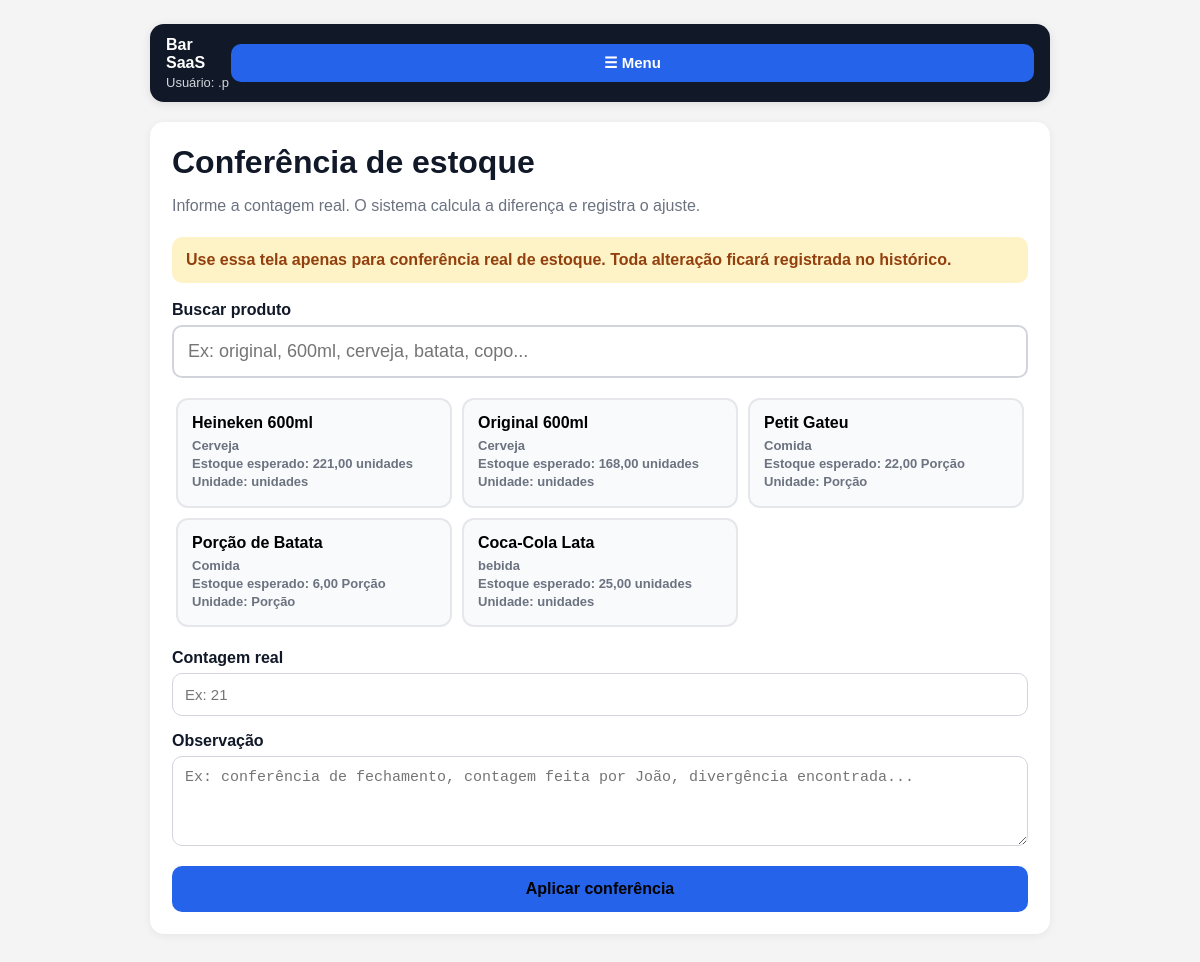
The app's page /estoque/conferencia/ (signed in) with its own data.
### products/models.py (models this page shows, shortened)
class Product(models.Model):
    PRODUCT_TYPES = [
        ("sale", "Produto de venda"),
        ("internal_use", "Uso interno"),
        ("both", "Venda e uso interno"),
    ]
    company = models.ForeignKey(Company, on_delete=models.CASCADE)
    name = models.CharField(max_length=120)
    category = models.CharField(max_length=80, blank=True, null=True)
    product_type = models.CharField(max_length=30, choices=PRODUCT_TYPES, default="sale")
    unit = models.ForeignKey(Unit, on_delete=models.PROTECT)
    sale_price = models.DecimalField(
        max_digits=10,
        decimal_places=2,
        default=0,
        help_text="Preço cobrado por unidade vendida. Exemplo: R$ 28 por porção.",
    )
    active = models.BooleanField(default=True)
    minimum_quantity = models.DecimalField(
        max_digits=10,
        decimal_places=2,
        default=0,
        help_text="Quantidade mínima para alerta de estoque baixo.",
    )
    created_at = models.DateTimeField(auto_now_add=True)
    class Meta:
        verbose_name = "Produto"
        verbose_name_plural = "Produtos"
        ordering = ["name"]
    @property
    def current_stock(self):
        result = self.stock_entries.aggregate(total=Sum("remaining_quantity"))
        return result["total"] or Decimal("0.00")

class Unit(models.Model):
    company = models.ForeignKey(Company, on_delete=models.CASCADE)
    name = models.CharField(max_length=50)
    symbol = models.CharField(max_length=20)
    class Meta:
        verbose_name = "Unidade"
        verbose_name_plural = "Unidades"
        unique_together = ("company", "symbol")
        ordering = ["name"]
    def __str__(self):
        return self.symbol

### products/views.py (the view, shortened to what this page needs)
# urls.py: path("estoque/conferencia/", views.stock_count_adjust, name="stock_count_adjust"),
@login_required
def stock_count_adjust(request):
    if not can_adjust_stock(request.user):
        messages.warning(request, "Você não tem permissão para fazer conferência de estoque.")
        return redirect("products:stock_dashboard")
    company = get_user_company(request.user)
    products = (
        Product.objects
        .filter(company=company, active=True)
        .select_related("unit")
        .order_by("category", "name")
    )
    return render(
        request,
        "products/stock_count_form.html",
        {
            "products": products,
        },
    )

### accounts/context_processors.py (called while the page is built)
def menu_context(request):
    user = request.user
    if not user.is_authenticated:
        return {
            "menu_permissions": {
                "is_authenticated": False,
            }
        }
    return {
        "menu_permissions": {
            "is_authenticated": True,
            "username": user.username,
            "can_access_pdv": can_access_pdv(user),
            "can_view_orders_panel": can_view_orders_panel(user),
            "can_view_stock": can_view_stock(user),
            "can_create_stock_entry": can_create_stock_entry(user),
            "can_access_admin": user.is_staff or user.is_superuser,
            "can_manage_users": can_manage_users(user),
            "can_adjust_stock": can_adjust_stock(user),
        }
    }

### accounts/permissions.py (called while the page is built, shortened)
def get_user_profile(user):
    if not user.is_authenticated:
        return None
    return getattr(user, "profile", None)

def get_user_company(user):
    profile = get_user_profile(user)
    if profile:
        return profile.company
    if user.is_superuser:
        return Company.objects.filter(active=True).first()
    return None

def has_permission(user, permission_name):
    if not user.is_authenticated:
        return False
    if user.is_superuser:
        return True

def can_access_pdv(user):
    return has_permission(user, "can_access_pdv")

def can_view_orders_panel(user):
    return has_permission(user, "can_view_orders_panel")

def can_view_stock(user):
    return has_permission(user, "can_view_stock")

def can_create_stock_entry(user):
    return has_permission(user, "can_create_stock_entry")

def can_adjust_stock(user):
    return has_permission(user, "can_adjust_stock")

def can_manage_users(user):
    return has_permission(user, "can_manage_users")

### templates/products/stock_count_form.html (shortened to what this page needs)
<!DOCTYPE html>
<html lang="pt-br">
<head>
</head>
<body>
    <div class="container">
        {% include "includes/main_menu.html" %}
        <div class="card">
            <h1>Conferência de estoque</h1>
            <p class="subtitle">
                Informe a contagem real. O sistema calcula a diferença e registra o ajuste.
            </p>
            <div class="warning">
                Use essa tela apenas para conferência real de estoque. Toda alteração ficará registrada no histórico.
            </div>
            <form method="post" onsubmit="return validateForm()">
                <label for="product_search">Buscar produto</label>
                <input
                    type="text"
                    id="product_search"
                    class="search-input"
                    placeholder="Ex: original, 600ml, cerveja, batata, copo..."
                    autocomplete="off"
                    oninput="filterProducts()"
                >
                <div class="product-results" id="product_results">
                    {% for product in products %}
                        <button
                            type="button"
                            class="product-card"
                            data-id="{{ product.id }}"
                            data-name="{{ product.name|escapejs }}"
                            data-category="{{ product.category|default:'Sem categoria'|escapejs }}"
                            data-unit="{{ product.unit|escapejs }}"
                            data-stock="{{ product.current_stock|floatformat:2 }}"
                            data-search="{{ product.name|lower }} {{ product.category|default:''|lower }} {{ product.unit|lower }} {{ product.sale_price }}"
                            onclick="selectProduct(this)"
                        >
                            <div class="product-name">{{ product.name }}</div>
                            <div class="product-meta">
                                {{ product.category|default:"Sem categoria" }}<br>
                                Estoque esperado: {{ product.current_stock|floatformat:2 }} {{ product.unit }}<br>
                                Unidade: {{ product.unit }}
                            </div>
                        </button>
                    {% empty %}
                        <p>Nenhum produto ativo cadastrado.</p>
                    {% endfor %}
                </div>
                <label for="real_quantity">Contagem real</label>
                <input
                    type="text"
                    name="real_quantity"
                    id="real_quantity"
                    placeholder="Ex: 21"
                    required
                    oninput="calculateDifference()"
                >
                <label for="notes">Observação</label>
                <textarea
                    name="notes"
                    id="notes"
                    placeholder="Ex: conferência de fechamento, contagem feita por João, divergência encontrada..."
                ></textarea>
                <button type="submit">
                    Aplicar conferência
                </button>
            </form>
        </div>
    </div>
</body>
</html>

### templates/includes/main_menu.html (shortened to what this page needs)
<div class="app-topbar">
    <div>
        <div class="app-brand">Bar SaaS</div>
        {% if menu_permissions.is_authenticated %}
            <div class="app-user">
                Usuário: {{ menu_permissions.username }}
            </div>
        {% endif %}
    </div>
    <button type="button" class="menu-button" onclick="toggleMainMenu()">
        ☰ Menu
    </button>
</div>

### templates/products/stock_count_form.html (style rules this page uses)
body { font-family: Arial, sans-serif; background: #f4f4f5; margin: 0; padding: 24px; color: #111827; }
.container { max-width: 900px; margin: 0 auto; }
.card { background: white; border-radius: 14px; padding: 22px; box-shadow: 0 2px 10px rgba(0,0,0,0.06); margin-bottom: 18px; }
h1 { margin-top: 0; margin-bottom: 6px; }
.subtitle { color: #6b7280; margin-bottom: 22px; }
label { display: block; font-weight: bold; margin-bottom: 6px; }
input, textarea { width: 100%; box-sizing: border-box; padding: 12px; border: 1px solid #d1d5db; border-radius: 10px; font-size: 15px; margin-bottom: 16px; }
textarea { min-height: 90px; resize: vertical; }
.search-input { font-size: 18px; padding: 14px; border: 2px solid #d1d5db; }
.product-results { display: grid; grid-template-columns: repeat(auto-fill, minmax(210px, 1fr)); gap: 10px; max-height: 320px; overflow-y: auto; padding: 4px; margin-bottom: 18px; }
.product-card { border: 2px solid #e5e7eb; background: #f9fafb; border-radius: 12px; padding: 14px; cursor: pointer; text-align: left; transition: 0.15s; }
.product-name { font-weight: bold; margin-bottom: 5px; }
.product-meta { color: #6b7280; font-size: 13px; line-height: 1.4; }
.warning { background: #fef3c7; color: #92400e; padding: 14px; border-radius: 10px; margin-bottom: 18px; font-weight: bold; }
button { width: 100%; border: none; background: #2563eb; color: black; border-radius: 10px; padding: 14px; font-size: 16px; font-weight: bold; cursor: pointer; }

### templates/includes/main_menu.html (style rules this page uses)
.app-topbar { background: #111827; color: white; padding: 12px 16px; border-radius: 14px; margin-bottom: 20px; display: flex; justify-content: space-between; align-items: center; position: relative; box-shadow: 0 2px 10px rgba(0,0,0,0.10); }
.app-brand { font-weight: bold; font-size: 16px; }
.app-user { color: #d1d5db; font-size: 13px; margin-top: 3px; }
.menu-button { border: none; background: #2563eb; color: white; border-radius: 10px; padding: 10px 12px; font-weight: bold; cursor: pointer; font-size: 15px; }

### records on screen
Product: name "Heineken 600ml", category "Cerveja", current_stock "221,00", unit "unidades"
Product: name "Original 600ml", category "Cerveja", current_stock "168,00", unit "unidades"
Product: name "Petit Gateu", category "Comida", current_stock "22,00", unit "Porção"
Product: name "Porção de Batata", category "Comida", current_stock "6,00", unit "Porção"
Product: name "Coca-Cola Lata", category "bebida", current_stock "25,00", unit "unidades"

### other values on screen
{{ menu_permissions.username }} ".p"
